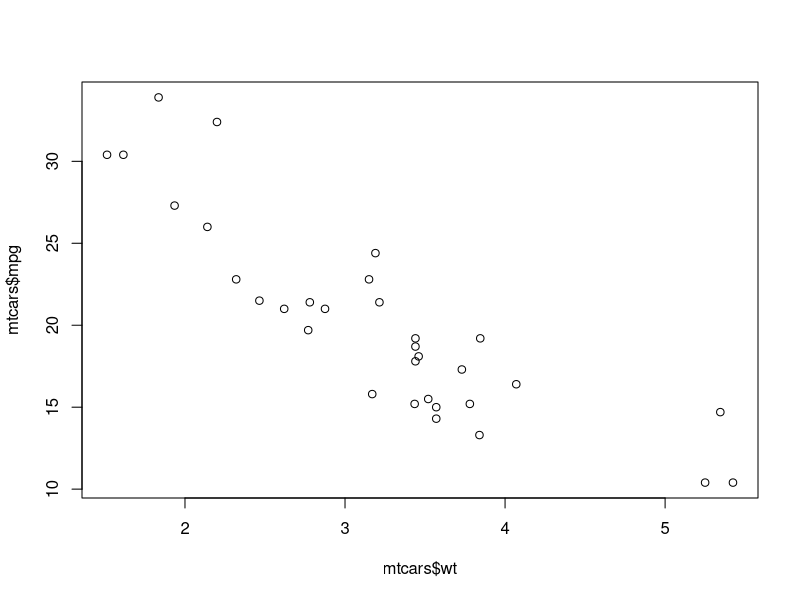
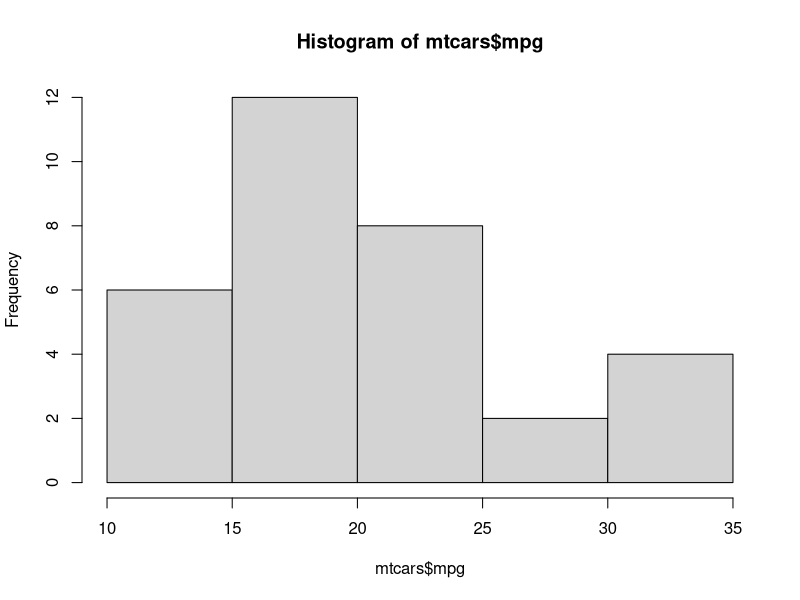

Here is the R script that generated these plots, in order:
plot(mtcars$mpg ~ mtcars$wt)
#This is a sample R Script for exercise in Git

#Load documentation from R's pre-loaded dataset
#Documentation appears in the help pane on RStudio
?mtcars

#Inspect the dataset in a view pane
View(mtcars)

#Calculate the average mpg of all cars in this dataset
mean(mtcars$mpg)

#Create a histogram for mpg variable in mtcars
hist(mtcars$mpg)

#Add some more code below as instructed, then commit to your repository